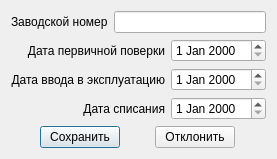
<?xml version="1.0" encoding="UTF-8"?>
<ui version="4.0">
 <class>Dialog</class>
 <widget class="QDialog" name="Dialog">
  <property name="geometry">
   <rect>
    <x>0</x>
    <y>0</y>
    <width>252</width>
    <height>155</height>
   </rect>
  </property>
  <property name="windowTitle">
   <string>Dialog</string>
  </property>
  <layout class="QVBoxLayout" name="verticalLayout">
   <item>
    <layout class="QHBoxLayout" name="horizontalLayout">
     <item>
      <widget class="QLabel" name="label">
       <property name="text">
        <string>Заводской номер</string>
       </property>
      </widget>
     </item>
     <item>
      <widget class="QLineEdit" name="lineEdit"/>
     </item>
    </layout>
   </item>
   <item>
    <layout class="QHBoxLayout" name="horizontalLayout_2">
     <item>
      <widget class="QLabel" name="label_2">
       <property name="text">
        <string>Дата первичной поверки</string>
       </property>
       <property name="alignment">
        <set>Qt::AlignRight|Qt::AlignTrailing|Qt::AlignVCenter</set>
       </property>
      </widget>
     </item>
     <item>
      <widget class="QDateEdit" name="dateEdit">
       <property name="sizePolicy">
        <sizepolicy hsizetype="Fixed" vsizetype="Fixed">
         <horstretch>0</horstretch>
         <verstretch>0</verstretch>
        </sizepolicy>
       </property>
      </widget>
     </item>
    </layout>
   </item>
   <item>
    <layout class="QHBoxLayout" name="horizontalLayout_3">
     <item>
      <widget class="QLabel" name="label_3">
       <property name="text">
        <string>Дата ввода в эксплуатацию</string>
       </property>
       <property name="alignment">
        <set>Qt::AlignRight|Qt::AlignTrailing|Qt::AlignVCenter</set>
       </property>
      </widget>
     </item>
     <item>
      <widget class="QDateEdit" name="dateEdit_2">
       <property name="sizePolicy">
        <sizepolicy hsizetype="Fixed" vsizetype="Fixed">
         <horstretch>0</horstretch>
         <verstretch>0</verstretch>
        </sizepolicy>
       </property>
      </widget>
     </item>
    </layout>
   </item>
   <item>
    <layout class="QHBoxLayout" name="horizontalLayout_4">
     <item>
      <widget class="QLabel" name="label_4">
       <property name="text">
        <string>Дата списания</string>
       </property>
       <property name="alignment">
        <set>Qt::AlignRight|Qt::AlignTrailing|Qt::AlignVCenter</set>
       </property>
      </widget>
     </item>
     <item>
      <widget class="QDateEdit" name="dateEdit_3">
       <property name="sizePolicy">
        <sizepolicy hsizetype="Fixed" vsizetype="Fixed">
         <horstretch>0</horstretch>
         <verstretch>0</verstretch>
        </sizepolicy>
       </property>
      </widget>
     </item>
    </layout>
   </item>
   <item>
    <layout class="QHBoxLayout" name="horizontalLayout_5">
     <item>
      <widget class="QPushButton" name="pushButton">
       <property name="sizePolicy">
        <sizepolicy hsizetype="Fixed" vsizetype="Fixed">
         <horstretch>0</horstretch>
         <verstretch>0</verstretch>
        </sizepolicy>
       </property>
       <property name="text">
        <string> Сохранить </string>
       </property>
       <property name="iconSize">
        <size>
         <width>24</width>
         <height>24</height>
        </size>
       </property>
      </widget>
     </item>
     <item>
      <widget class="QPushButton" name="pushButton_2">
       <property name="sizePolicy">
        <sizepolicy hsizetype="Fixed" vsizetype="Fixed">
         <horstretch>0</horstretch>
         <verstretch>0</verstretch>
        </sizepolicy>
       </property>
       <property name="text">
        <string> Отклонить </string>
       </property>
       <property name="iconSize">
        <size>
         <width>24</width>
         <height>24</height>
        </size>
       </property>
      </widget>
     </item>
    </layout>
   </item>
  </layout>
 </widget>
 <resources/>
 <connections>
  <connection>
   <sender>pushButton_2</sender>
   <signal>clicked()</signal>
   <receiver>Dialog</receiver>
   <slot>close()</slot>
   <hints>
    <hint type="sourcelabel">
     <x>186</x>
     <y>133</y>
    </hint>
    <hint type="destinationlabel">
     <x>131</x>
     <y>77</y>
    </hint>
   </hints>
  </connection>
 </connections>
</ui>
